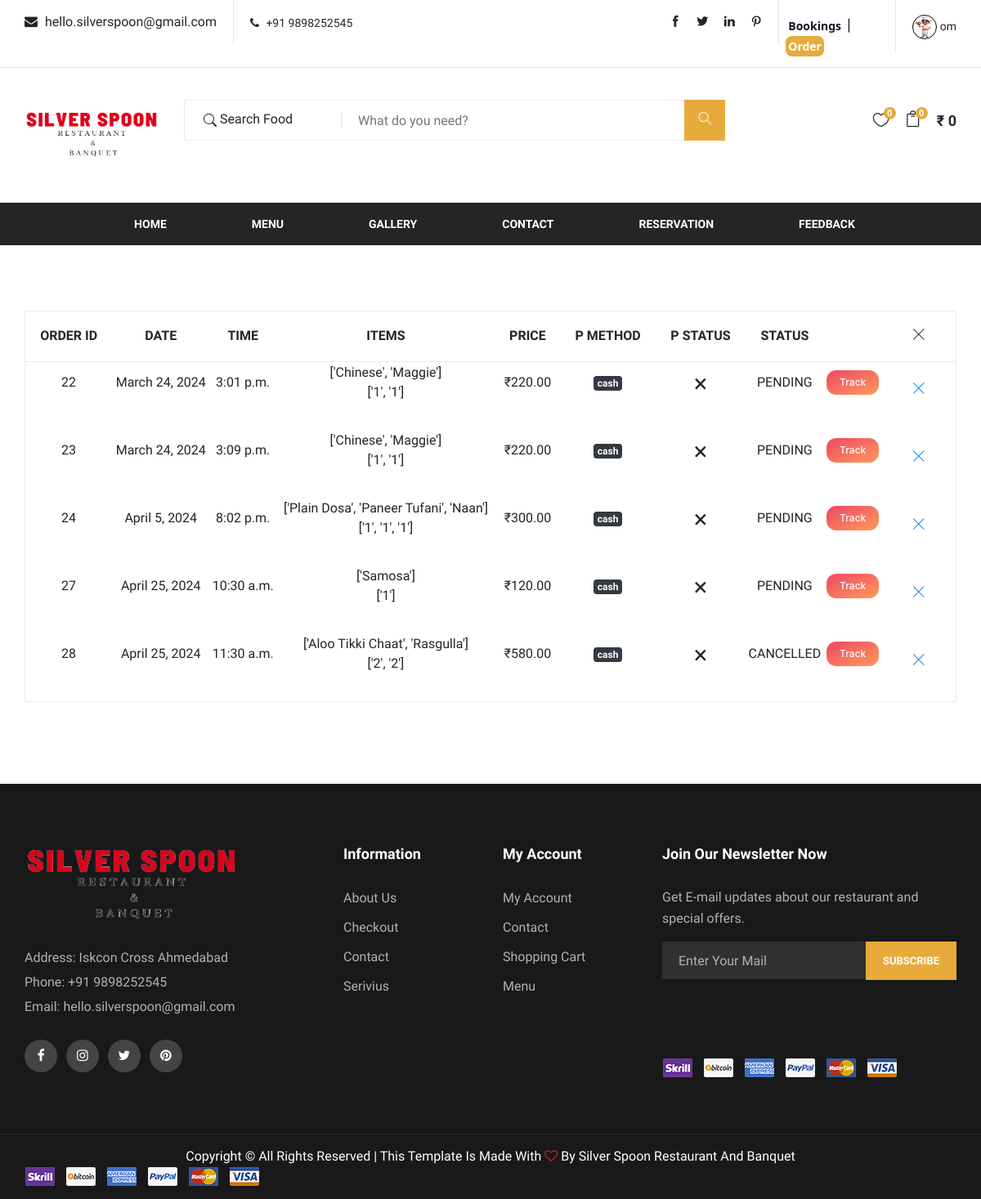
/myorders/ (signed in), run on the app's committed database.
### myapp/models.py (models this page shows, shortened)
class MyOrder(models.Model):
    fname=models.CharField(max_length=100)
    lname=models.CharField(max_length=90)
    email=models.EmailField()
    phone=models.PositiveIntegerField(null=True)
    address=models.TextField()
    city=models.CharField(max_length=100)
    state=models.CharField(max_length=50)
    pincode=models.PositiveIntegerField()
    food_item_name = models.CharField(max_length=255)
    price = models.CharField(max_length=400)
    quantity = models.CharField(max_length=400)
    total_price = models.DecimalField(max_digits=8, decimal_places=2)
    payment_method = models.CharField(max_length=40)
    date=models.DateField(default=datetime.today)
    time = models.TimeField(default=datetime.now)
    delivery_person = models.ForeignKey(DeliveryPerson, null=True, blank=True, on_delete=models.SET_NULL)
    status_choices = [
        ('PENDING', 'Pending'),
        ('IN_PROGRESS', 'In Progress'),
        ('DELIVERED', 'Delivered'),
        ('CANCELLED', 'Cancelled'),
    ]
    status = models.CharField(max_length=20, choices=status_choices, default='PENDING')

### myapp/views.py (the view)
# urls.py: path('myorders/',views.myorders,name='myorders'),
def myorders(request):
	user=User.objects.get(email=request.session['email'])
	myorder=MyOrder.objects.filter(fname=user)
	context = get_common_data(request)
	context.update({'myorder':myorder})
	return render(request, 'myorders.html',context)

### myapp/models.py (called while the page is built)
    def __str__(self):
        return self.fname

### myapp/views.py (called while the page is built)
def get_common_data(request):
	common_data = {}
	if 'email' in request.session:
		user = User.objects.get(email=request.session['email'])
		cart = Cart.objects.filter(user=user)
		common_data['cart'] = cart
		wishlist=Wishlist.objects.filter(user=user)
		request.session['wishlist_count']=len(wishlist)
		cart=Cart.objects.filter(user=user)
		request.session['cart_count']=len(cart)
		total_price = sum(i.quantity * i.food_item.price1 for i in cart)
		common_data['total_price'] = total_price
	return common_data

### myapp/templates/myorders.html (shortened to what this page needs)
{% extends 'base.html' %}
{% block content %}
    <section class="shopping-cart spad">
        <div class="container">
            <div class="row">
                <div class="col-lg-12">
                    <div class="cart-table">
                        <table>
                            <thead>
                                <tr>
                                    <th>Order ID</th>
                                    <th>date</th>
                                    <th>Time</th>
                                    <th>Items</th>
                                    <th>Price</th>
                                    <th>P Method</th>
                                    <th>P Status</th>
                                    <th>Status</th>
                                    <th></th>
                                    <th><i class="ti-close"></i></th>
                                </tr>
                            </thead>
                            <tbody>
                                {% if myorder %}
                                {% for myorder in myorder %}
                                <tr>
                                    <td>{{ myorder.id }}</td>
                                    <td>{{ myorder.date }}</td>
                                    <td>{{ myorder.time }}</td>
                                    <td>{{ myorder.food_item_name }} <br> {{ myorder.quantity}} </td>
                                    <td>&#8377;{{ myorder.total_price }}</td>
                                    <td><span class="badge badge-dark">{{ myorder.payment_method }}</span></td>
                                    <td><span style="font-size: 20px;">&#128473; </span></td>
                                    <td>{{ myorder.status }}</td>
                                    <td><a href="{% url 'track_order' myorder.pk %}" class="button-62" role="button">Track</a></td>
                                    <td class="close-td first-row"><a href="{% url 'cancle_order' pk=myorder.pk %}"><i class="ti-close"></i></td>
                                </tr>
                                {% endfor %}
                                {% else %}
                                <b><h4>You Have No Orders Yet.</b></h4><br>
                            {% endif %}
                            </tbody>
                        </table>
                    </div>
                </div>
            </div>
        </div>
    </section>
    {% endblock %}

### myapp/templates/base.html (shortened to what this page needs)
{% load static %}
<!DOCTYPE html>
<html lang="zxx">
<head>
    <link href='https://unpkg.com/css.gg@2.0.0/icons/css/dark-mode.css' rel='stylesheet'>
    <link rel="stylesheet" href="{% static 'css/bootstrap.min.css' %}" type="text/css">
    <link rel="stylesheet" href="{% static 'css/font-awesome.min.css' %}" type="text/css">
    <link rel="stylesheet" href="{% static 'css/themify-icons.css' %}" type="text/css">
    <link rel="stylesheet" href="{% static 'css/elegant-icons.css' %}" type="text/css">
    <link rel="stylesheet" href="{% static 'css/owl.carousel.min.css' %}" type="text/css">
    <link rel="stylesheet" href="{% static 'css/nice-select.css' %}" type="text/css">
    <link rel="stylesheet" href="{% static 'css/jquery-ui.min.css' %}" type="text/css">
    <link rel="stylesheet" href="{% static 'css/slicknav.min.css' %}" type="text/css">
    <link rel="stylesheet" href="{% static 'css/style.css' %}" type="text/css">
</head>
<body>
<header class="header-section">
    <div class="header-top">
        <div class="container">
            <div class="ht-left">
                <div class="mail-service">
                    <i class=" fa fa-envelope"></i>
                    hello.silverspoon@gmail.com
                </div>
                <div class="phone-service">
                    <i class=" fa fa-phone"></i>
                    +91 9898252545
                </div>
            </div>
            <div class="ht-right">
                {% if request.session.email %}
                <div class="login-panel">
                <div class="dropdown">
                      <img src="{{request.session.profile_pic}}" width="30px" height="30px" style="border-radius: 50%; border: 0.7px solid black;">
                      {{request.session.fname}}
                  </div>
                </div>
                <div class="lan-selector">
                    <span class="{% if request.path == '/mybookings/' %}active{% endif %}"><a href="{% url 'mybookings' %}" class="button-39">Bookings</a></span>
                    <span style="font-size: 20px;"> | </span>
                    <span class="{% if request.path == '/myorders/' %}active{% endif %}"><a href="{% url 'myorders' %}" class="button-39">Order</a></span>
                </div>
                {% else %}
                <a href="{% url 'login' %}" class="login-panel"><i class="fa fa-user"></i>Login</a>
                {% endif %}
                <div class="top-social">
                    <a href="#"><i class="ti-facebook"></i></a>
                    <a href="#"><i class="ti-twitter-alt"></i></a>
                    <a href="#"><i class="ti-linkedin"></i></a>
                    <a href="#"><i class="ti-pinterest"></i></a>
                </div>
            </div>
        </div>
    </div>
    <div class="container">
        <div class="inner-header">
            <div class="row">
                <div class="col-lg-2 col-md-2">
                    <div class="logo">
                        <a href="./index.html">
                            <img src="/static/img/new-logo.png" alt="">
                        </a>
                    </div>
                </div>
                <div class="col-lg-7 col-md-7">
                    <div class="advanced-search">
                        <label class="category-btn"><svg xmlns="http://www.w3.org/2000/svg" width="16" height="16" fill="currentColor" class="bi bi-search" viewBox="0 0 16 16">
                            <path d="M11.742 10.344a6.5 6.5 0 1 0-1.397 1.398h-.001q.044.06.098.115l3.85 3.85a1 1 0 0 0 1.415-1.414l-3.85-3.85a1 1 0 0 0-.115-.1zM12 6.5a5.5 5.5 0 1 1-11 0 5.5 5.5 0 0 1 11 0"/>
                          </svg>  Search Food</label>
                        <div class="input-group">
                            <form method="GET" action="{% url 'menu' %}">
                                <input type="text" id="search_query" placeholder="What do you need?" name="search_query" value="{{ request.GET.search_query }}">
                                <button type="submit"><i class="ti-search"></i></button>
                            </form>
                        </div>
                    </div>
                </div>
                {% if request.session.email %}
                <div class="col-lg-3 text-right col-md-3">
                    <ul class="nav-right">
                        <li class="heart-icon">
                            <a href="{% url 'wishlist' %}">
                                <i class="icon_heart_alt"></i>
                                <span>{{request.session.wishlist_count}}</span>
                            </a>
                        </li>
                        <li class="cart-icon">
                            <a href="#">
                                <i class="icon_bag_alt"></i>
                                <span>{{request.session.cart_count}}</span>
                            </a>
                        </li>
                        <li class="cart-price">&#8377; {{ total_price }}</li>
                    </ul>
                </div>
                {% endif %}
            </div>
        </div>
    </div>
        <center>
            <div class="nav-item">
                <div class="container">
                    <nav class="nav-menu mobile-menu">
<ul>
    <li class="{% if request.path == '/' %}active{% endif %}"><a href="{% url 'index' %}">Home</a></li>
    <li class="{% if request.path == '/menu/' %}active{% endif %}"><a href="{% url 'menu' %}">Menu</a></li>
    <li class="{% if request.path == '/gallary/' %}active{% endif %}"><a href="{% url 'gallary' %}">Gallery</a></li>
    <li class="{% if request.path == '/contact/' %}active{% endif %}"><a href="{% url 'contact' %}">Contact</a></li>
    <li class="{% if request.path == '/reservation/' %}active{% endif %}"><a href="{% url 'reservation' %}">Reservation</a></li>
    <li class="{% if request.path == '/feedback/' %}active{% endif %}"><a href="{% url 'feedback' %}">Feedback</a></li>
</ul>
                </nav>
            </div>
        </div>
    </center>
    </header>
{% block content %}
{% endblock %}
<footer class="footer-section">
    <div class="container">
        <div class="row">
            <div class="col-lg-3">
                <div class="footer-left">
                    <div class="footer-logo">
                        <a href="#"><img src="/static/img/f-logo.png" alt=""></a>
                    </div>
                    <ul>
                        <li>Address: Iskcon Cross Ahmedabad</li>
                        <li>Phone: +91 9898252545</li>
                        <li>Email:  hello.silverspoon@gmail.com</li>
                    </ul>
                    <div class="footer-social">
                        <a href="#"><i class="fa fa-facebook"></i></a>
                        <a href="#"><i class="fa fa-instagram"></i></a>
                        <a href="#"><i class="fa fa-twitter"></i></a>
                        <a href="#"><i class="fa fa-pinterest"></i></a>
                    </div>
                </div>
            </div>
            <div class="col-lg-2 offset-lg-1">
                <div class="footer-widget">
                    <h5>Information</h5>
                    <ul>
                        <li><a href="{% url 'contact' %}">About Us</a></li>
                        <li><a href="#">Checkout</a></li>
                        <li><a href="{% url 'contact' %}">Contact</a></li>
                        <li><a href="#">Serivius</a></li>
                    </ul>
                </div>
            </div>
            <div class="col-lg-2">
                <div class="footer-widget">
                    <h5>My Account</h5>
                    <ul>
                        <li><a href="#">My Account</a></li>
                        <li><a href="{% url 'contact' %}">Contact</a></li>
                        <li><a href="#">Shopping Cart</a></li>
                        <li><a href="{% url 'menu' %}">Menu</a></li>
                    </ul>
                </div>
            </div>
            <div class="col-lg-4">
                <div class="newslatter-item">
                    <h5>Join Our Newsletter Now</h5>
                    <p>Get E-mail updates about our restaurant and special offers.</p>
                    <form action="#" class="subscribe-form">
                        <input type="text" placeholder="Enter Your Mail">
                        <button type="button">Subscribe</button>
                    </form>
                </div>
                <br><br><br><br><img src="/static/img/payment-method.png" alt="">
            </div>
        </div>
    </div>
    <div class="copyright-reserved">
        <div class="container">
            <div class="row">
                <div class="col-lg-12">
                    <div class="copyright-text">
                    Copyright &copy; All Rights Reserved | This Template Is Made With <i class="fa fa-heart-o" aria-hidden="true"></i> By Silver Spoon Restaurant And Banquet
                    </div>
                        <img src="img/payment-method.png" alt="">
                    </div>
                </div>
            </div>
        </div>
</footer>
</body>
</html>

### myapp/templates/myorders.html (style rules this page uses)
.button-62 { background: linear-gradient(to bottom right, #EF4765, #FF9A5A); border: 0; border-radius: 12px; color: #FFFFFF; cursor: pointer; display: inline-block; font-family: -apple-system,system-ui,"Segoe UI",Roboto,Helvetica,Arial,sans-serif; font-size: 12px; font-weight: 500; line-height: 2.5; outline: transparent; padding: 0 1rem; text-align: center; text-decoration: none; transition: box-shadow .2s ease-in-out; user-select: none; -webkit-user-select: none; touch-action: manipulation; white-space: nowrap; }

### data on the page
MyOrder: id "22", date "March 24, 2024", time "3:01 p.m.", food_item_name "['Chinese', 'Maggie']", quantity "['1', '1']", total_price "220.00", payment_method "cash", status "PENDING"
MyOrder: id "23", date "March 24, 2024", time "3:09 p.m.", food_item_name "['Chinese', 'Maggie']", quantity "['1', '1']", total_price "220.00", payment_method "cash", status "PENDING"
MyOrder: id "24", date "April 5, 2024", time "8:02 p.m.", food_item_name "['Plain Dosa', 'Paneer Tufani', 'Naan']", quantity "['1', '1', '1']", total_price "300.00", payment_method "cash", status "PENDING"
MyOrder: id "27", date "April 25, 2024", time "10:30 a.m.", food_item_name "['Samosa']", quantity "['1']", total_price "120.00", payment_method "cash", status "PENDING"
MyOrder: id "28", date "April 25, 2024", time "11:30 a.m.", food_item_name "['Aloo Tikki Chaat', 'Rasgulla']", quantity "['2', '2']", total_price "580.00", payment_method "cash", status "CANCELLED"

### other printed values
{{ request.session.fname }} "om"
{{ request.session.wishlist_count }} "0"
{{ request.session.cart_count }} "0"
{{ total_price }} "0"
